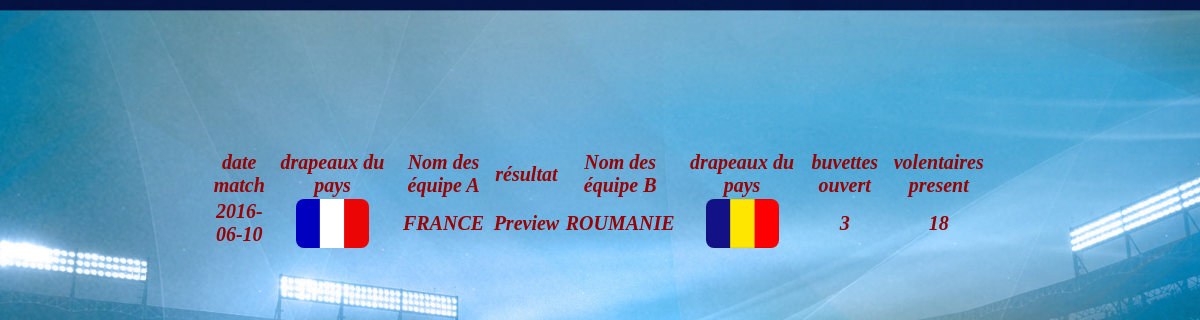
Page /fonctions.php?idm=1 on the committed database.
### tables this page shows
CREATE TABLE `match` (
  `idM` int(11) NOT NULL,
  `date` date NOT NULL,
  `eqA` varchar(20) NOT NULL,
  `eqB` varchar(20) NOT NULL,
  `scoreA` int(11) DEFAULT NULL,
  `scoreB` int(11) DEFAULT NULL
);

CREATE TABLE `equipe` (
  `idE` varchar(5) NOT NULL,
  `pays` tinytext NOT NULL,
  `drapeau` tinytext NOT NULL
);

### fonctions.php (the view, shortened to what this page needs)
<?php
include_once 'connect.php';
$idm=$_GET["idm"];
     $sql="SELECT  M.date,  p1.drapeau, p1.pays ,M.scoreA,M.scoreB, p2.pays,p2.drapeau,M.idM
FROM `match` M , `equipe` p1, `equipe`  p2
WHERE M.eqA=p1.idE AND M.eqB=p2.idE AND M.idM=\"$idm\"";
	echo '    <html>
	<head>
        <title>accueil</title>
<style type="text/css">
body {
    background-image: url("299574.jpg");
    background-position: center;
    background-size: cover;
}
table {
  margin: 150px 200px 0px ;
  text-align: center;
  border: 0px  ;
  border-bottom: none;
  border-radius: 10px 10px 10px 10px;
  color:black;
  padding: 20px;
  border-collapse: collapse;
}
img {
    width: 60%;
    height: 35%;
     border-radius: 8px;
}
td {
    text-align: center;
    font-style: italic;
    font-size: 20px;
    font-weight: bold;
    color:hsl(0,100%,30%);
}
#ep1 {
	text-align : center ;
    font-style: italic;
    font-size: 14px;
    font-weight: bold;
    color:black;
}
#ep2 {
	text-align: center ;
    font-style: italic;
    font-size: 14px;
    font-weight: bold;
    color:black;
    }
</style>
	</head>
	<body>
	<table>
	<tr>
		<td >date match</td>
		<td>drapeaux du pays</td>
		<td >Nom des équipe A</td>
		<td >résultat</td>
		<td>Nom des équipe B</td>
		<td>drapeaux du pays</td>
		<td>buvettes ouvert</td>
		<td>volentaires present</td>
	</tr>';
 		$m=mysqli_query($idconnecxion,$sql);
		while($t=mysqli_fetch_row($m)){
		echo"<tr>
                   <td>$t[0]</td>
                   <td><img src=\"$t[1]\"></td>
				   <td id=\"p1\">$t[2]</td>
				   <td> ";
				   if (($t[3]==NULL)&&($t[4]==NULL))
				   {
					   echo"Preview </td>
					   <td>$t[5]</td>
				   <td><img src=\"$t[6]\"</td>";
				$ouv=" SELECT
    COUNT(e.idB)
FROM
    `est_ouverte` e
where
 e.idM=$t[7] ";
 $res=mysqli_query($idconnecxion,$ouv);
 while($o=mysqli_fetch_row($res))
 {
   echo  "<td> $o[0] </td> ";
 }
 $pre="SELECT COUNT(v.idV)
FROM `est_present` v
WHERE v.idM=$t[7] ";
 $res1=mysqli_query($idconnecxion,$pre);
 while($p=mysqli_fetch_row($res1))
 {
   echo  "<td> $p[0] </td> ";
 }
echo "</tr>";
				   }
	}
	echo "</table>
    </body>
    </html>";
?>

### fonctions.php (style rules this page uses)
body { background-image: url("299574.jpg"); background-position: center; background-size: cover; }
table { margin: 150px 200px 0px ; text-align: center; border: 0px ; border-bottom: none; border-radius: 10px 10px 10px 10px; color:black; padding: 20px; border-collapse: collapse; }
img { width: 60%; height: 35%; border-radius: 8px; }
td { text-align: center; font-style: italic; font-size: 20px; font-weight: bold; color:hsl(0,100%,30%); }

### rows in the picture
match: date "2016-06-10", eqA.drapeau (picture), eqA.pays "FRANCE", eqB.pays "ROUMANIE", eqB.drapeau (picture), o "3", p "18"
